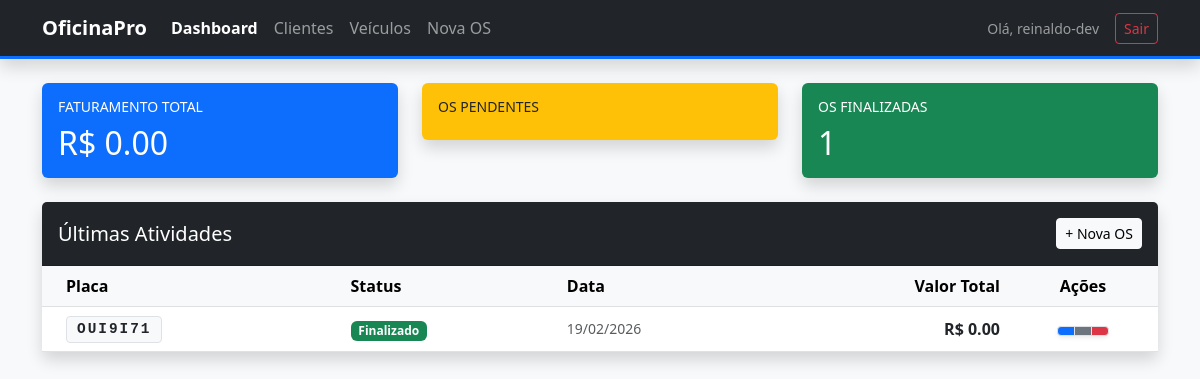
Before: /oficina/ (signed in) with the older database file.
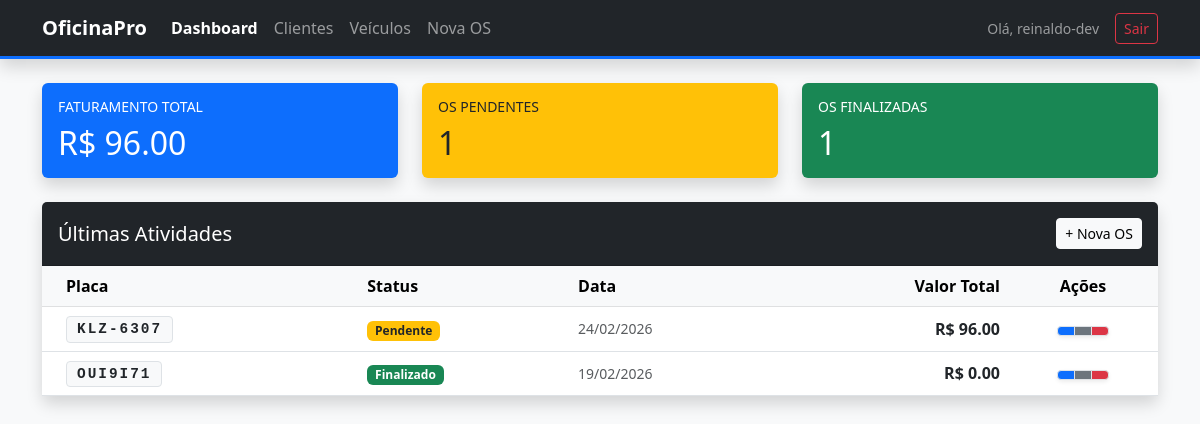
After: the same page with the newer database file.
### gestao/models.py (models this page shows, shortened)
class OrdemServico(models.Model):
    STATUS_CHOICES = [
        ("P", "Pendente"),
        ("A", "Aprovado"),
        ("F", "Finalizado"),
        ("C", "Cancelado"),  # Adicionei Cancelado para maior controle
    ]
    veiculo = models.ForeignKey(Veiculo, on_delete=models.CASCADE)
    mecanico = models.ForeignKey(User, on_delete=models.PROTECT)
    data_criacao = models.DateTimeField(auto_now_add=True)
    status = models.CharField(max_length=1, choices=STATUS_CHOICES,
                              default="P")
    observacoes = models.TextField(blank=True)
    @property
    def total_geral(self):
        return sum(item.valor_total for item in self.itens.all())

class Veiculo(models.Model):
    cliente = models.ForeignKey(
        Cliente, on_delete=models.CASCADE,
        related_name="veiculos"
    )
    placa = models.CharField(max_length=7, unique=True)
    modelo = models.CharField(max_length=50)
    marca = models.CharField(max_length=50)

class ItemOrdemServico(models.Model):
    ordem_servico = models.ForeignKey(
        OrdemServico, on_delete=models.CASCADE, related_name="itens"
    )
    descricao = models.CharField(max_length=200)
    quantidade = models.DecimalField(max_digits=10, decimal_places=2,
                                     default=1)
    valor_unitario = models.DecimalField(max_digits=10, decimal_places=2)
    @property
    def valor_total(self):
        return self.quantidade * self.valor_unitario

### gestao/views.py (the view)
# urls.py: path("", views.dashboard, name="dashboard"),
@login_required
def dashboard(request):
    resumo_status = OrdemServico.objects.values(
        "status").annotate(total=Count("id"))
    todas_os = OrdemServico.objects.all()
    valor_total = sum(os.total_geral for os in todas_os)
    ultimas_os = todas_os.order_by("-data_criacao")[:5]
    return render(
        request,
        "gestao/dashboard.html",
        {
            "ultimas_os": ultimas_os,
            "resumo": resumo_status,
            "valor_total": valor_total,  # Agora a variável vai com valor real!
        },
    )

### gestao/templates/gestao/dashboard.html (shortened to what this page needs)
{% extends 'gestao/base.html' %}
{% block content %}
<div class="row mb-4">
    <div class="col-md-4">
        <div class="card bg-primary text-white shadow">
            <div class="card-body">
                <h6 class="text-uppercase small">Faturamento Total</h6>
                <h2 class="mb-0">R$ {{ valor_total|floatformat:2 }}</h2>
            </div>
        </div>
    </div>
    <div class="col-md-4">
        <div class="card bg-warning text-dark shadow border-0">
            <div class="card-body">
                <h6 class="text-uppercase small">OS Pendentes</h6>
                <h2 class="mb-0">
                    {% for item in resumo %}{% if item.status == 'P' %}{{ item.total }}{% endif %}{% empty %}0{% endfor %}
                </h2>
            </div>
        </div>
    </div>
    <div class="col-md-4">
        <div class="card bg-success text-white shadow border-0">
            <div class="card-body">
                <h6 class="text-uppercase small">OS Finalizadas</h6>
                <h2 class="mb-0">
                    {% for item in resumo %}{% if item.status == 'F' %}{{ item.total }}{% endif %}{% endfor %}
                </h2>
            </div>
        </div>
    </div>
</div>
<div class="card shadow border-0">
    <div class="card-header bg-dark text-white d-flex justify-content-between align-items-center py-3">
        <h5 class="mb-0">Últimas Atividades</h5>
        <a href="{% url 'nova_os' %}" class="btn btn-sm btn-light">+ Nova OS</a>
    </div>
    <div class="card-body p-0"> <div class="table-responsive">
            <table class="table table-hover align-middle mb-0">
                <thead class="table-light">
                    <tr>
                        <th class="ps-4">Placa</th>
                        <th>Status</th>
                        <th>Data</th>
                        <th class="text-end">Valor Total</th>
                        <th class="text-center" style="width: 150px;">Ações</th>
                    </tr>
                </thead>
                <tbody>
                    {% for os in ultimas_os %}
                    <tr>
                        <td class="ps-4">
                            <span class="badge bg-light text-dark border font-monospace" style="font-size: 0.9rem;">
                                {{ os.veiculo.placa|upper }}
                            </span>
                        </td>
                        <td>
                            <span class="badge {% if os.status == 'P' %}bg-warning text-dark{% elif os.status == 'F' %}bg-success{% else %}bg-primary{% endif %}">
                                {{ os.get_status_display }}
                            </span>
                        </td>
                        <td class="text-muted small">{{ os.data_criacao|date:"d/m/Y" }}</td>
                        <td class="text-end fw-bold text-dark">
                            R$ {{ os.total_geral|floatformat:2 }}
                        </td>
                        <td class="text-center">
                            <div class="btn-group shadow-sm">
                                <a href="{% url 'detalhe_os' os.id %}" class="btn btn-sm btn-primary border" title="Visualizar">
                                </a>
                                <a href="{% url 'editar_os' os.id %}" class="btn btn-sm btn-secondary border" title="Editar">
                                </a>
                                <a href="{% url 'excluir_os' os.id %}" class="btn btn-sm btn-danger border" title="Excluir">
                                </a>
                            </div>
                        </td>
                    </tr>
                    {% empty %}
                    <tr>
                        <td colspan="5" class="text-center py-4 text-muted">Nenhuma ordem de serviço encontrada.</td>
                    </tr>
                    {% endfor %}
                </tbody>
            </table>
        </div>
    </div>
</div>
{% endblock %}

Changed rows visible on the page:
added OrdemServico: veiculo.placa "KLZ-6307", status "Pendente", data_criacao "24/02/2026", total_geral "96.00"
Other visible differences:
{{ valor_total|floatformat:2 }}: "0.00" → "96.00"
new list line: "1"
